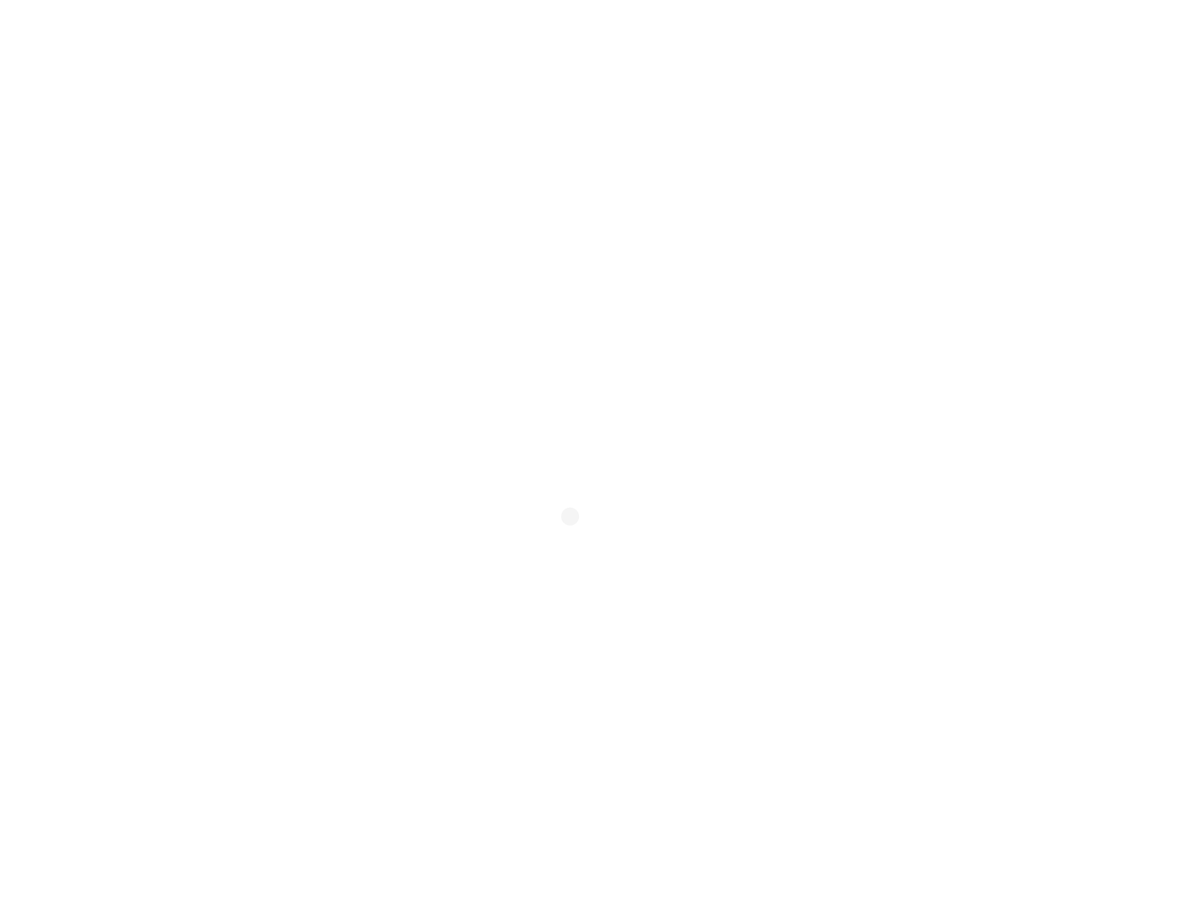
Frame 1 (no input)
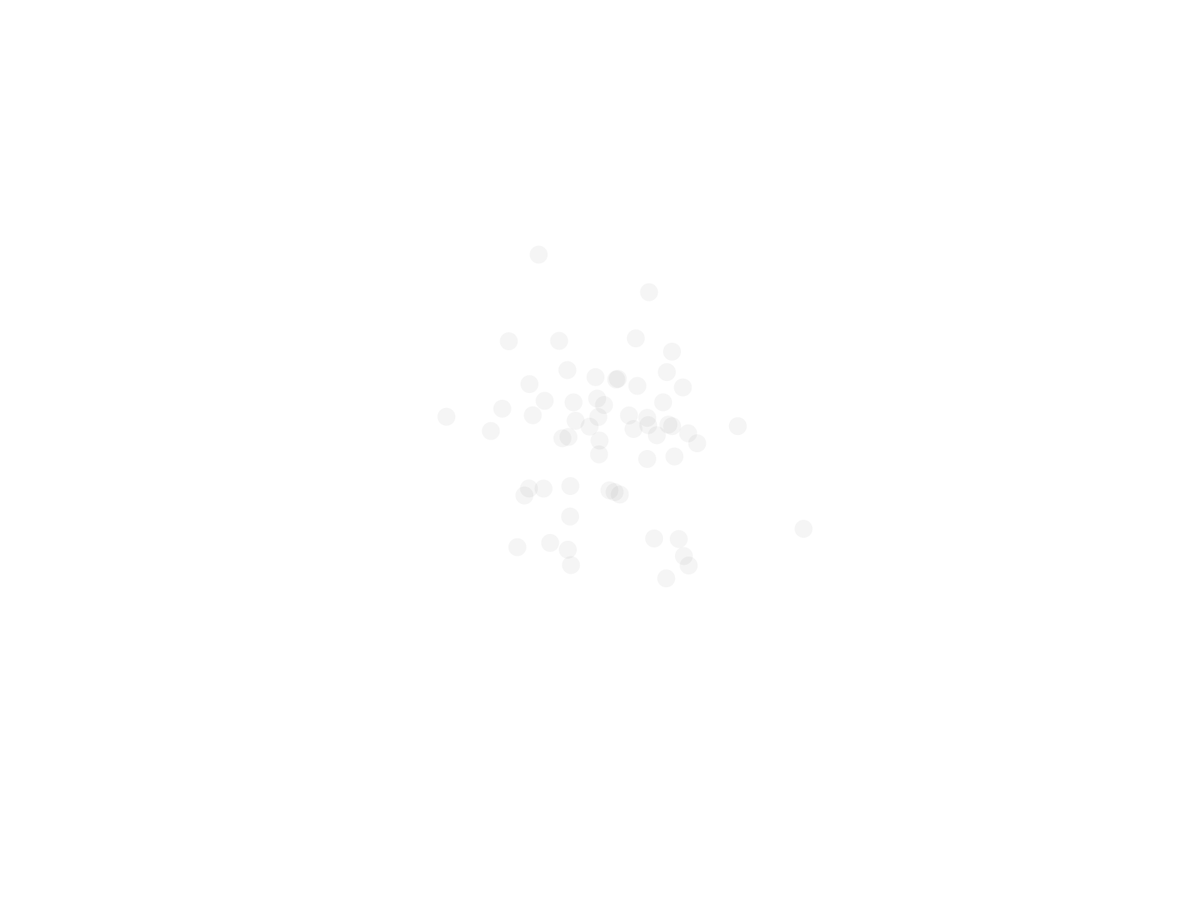
Frame 60 (the mouse pressed at the canvas centre just before this capture)
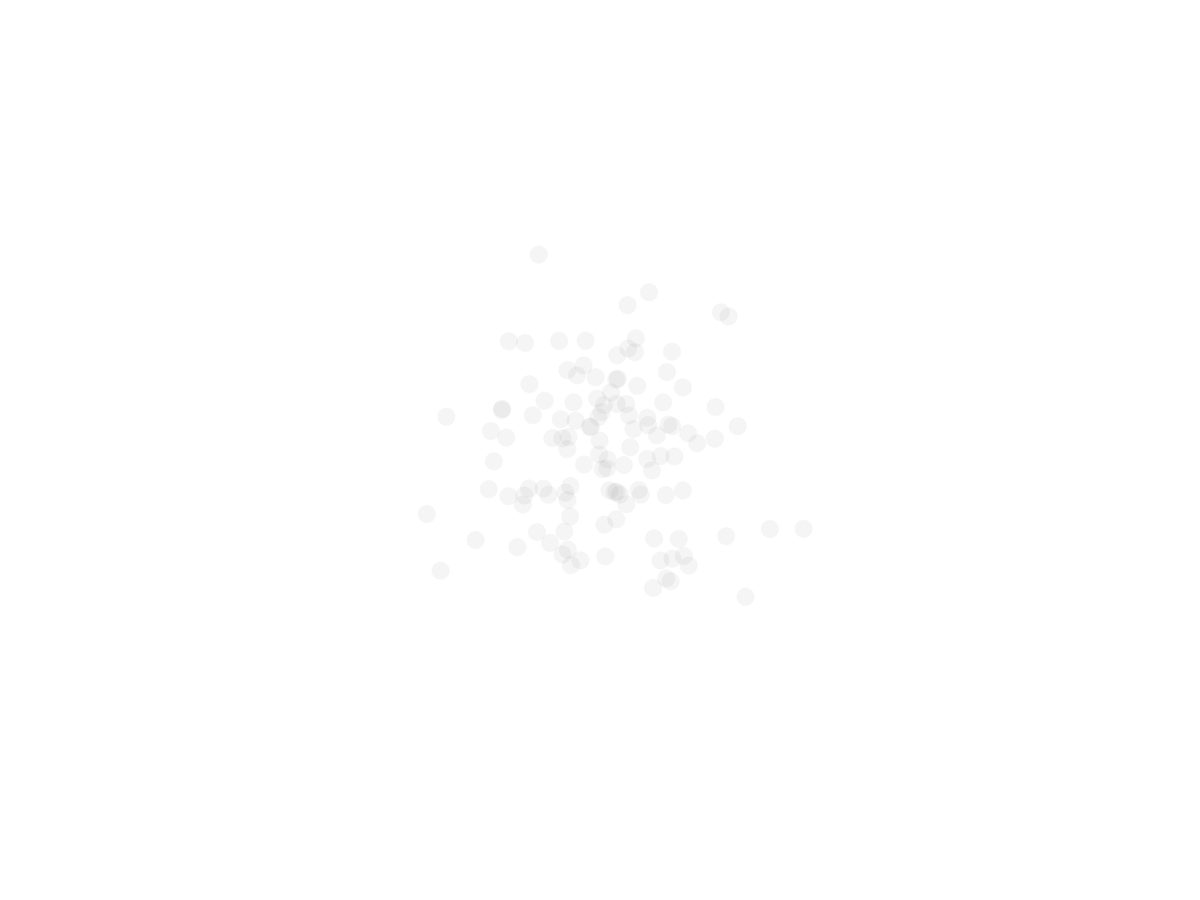
Frame 120 (the mouse held since frame 60 and released just before this capture)

The Processing sketch that drew these frames (run headless with seeded random() and noise(); from frame 60 on, the mouse is pressed at the canvas centre):

// Processing sketch: NormalDistribution
// ── NormalDistribution.pde
import java.util.*;

Random generator;
void setup(){
  size(1600,1200);
  background(255);
  generator = new Random();
}

void draw(){
  float xaxis = (float)generator.nextGaussian();
  float yaxis = (float)generator.nextGaussian();
  colorMode(RGB);
  fill(200);
  xaxis = xaxis*100 + 800;
  yaxis = yaxis*100 + 600;
  noStroke();
  fill(255-xaxis-yaxis,10);
  ellipse(xaxis,yaxis,24,24);
}
